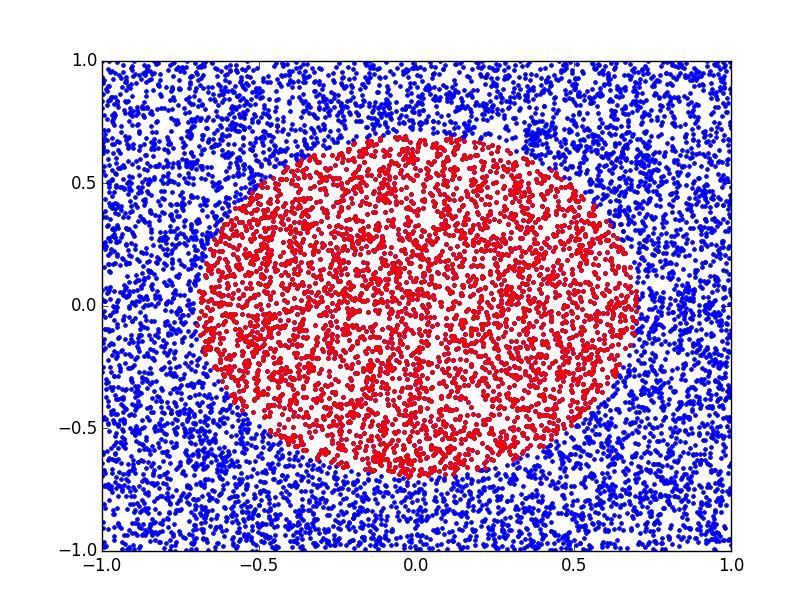

Write the Python code that produced this figure.
#!/usr/bin/env python3

import matplotlib.pyplot as plt
from random import random

N = 10000
L = 1.0
R = 0.7

X = [ 2.0*random()*L-L for i in range(N) ]
Y = [ 2.0*random()*L-L for i in range(N) ]

Xc, Yc = list(), list()
for i in range(N):
    x, y = X[i], Y[i]
    if x**2+y**2 < R**2: 
       Xc.append(x)
       Yc.append(y)

print ((4.0*float(len(Xc))/float(len(X)))/(R*R))

plt.plot(X, Y, 'b.')
plt.plot(Xc, Yc, 'r.')
plt.show()
